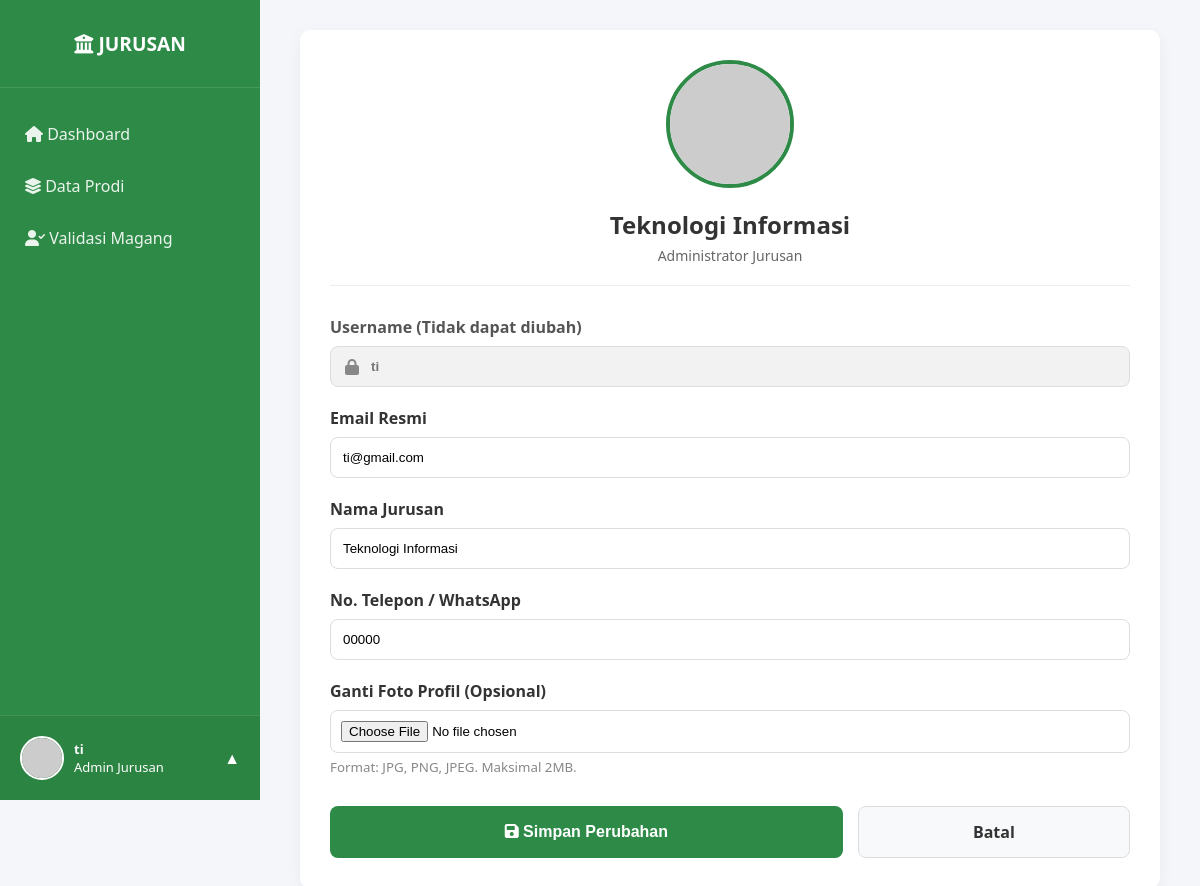
Screenshot of /jurusan/lihat_profile.php (signed in) with the database file from the repository.
### tables this page shows
CREATE TABLE `jurusan` (
  `id_jurusan` int(11) NOT NULL,
  `id_user` int(11) NOT NULL,
  `kode` varchar(20) NOT NULL,
  `nama_jurusan` varchar(150) NOT NULL,
  `keterangan` text NOT NULL
);

CREATE TABLE `users` (
  `id_user` int(11) NOT NULL,
  `username` varchar(100) NOT NULL,
  `email` varchar(150) NOT NULL,
  `password` varchar(255) NOT NULL,
  `created_at` datetime NOT NULL,
  `update_at` datetime NOT NULL,
  `roles` enum('super_admin','admin_jurusan','mahasiswa','perusahaan') NOT NULL,
  `foto` varchar(255) NOT NULL,
  `no_hp` varchar(20) NOT NULL,
  `status` enum('Pending','Verified','Rejected') NOT NULL
);

### config.php (called while the page is built, shortened)
<?php
$base_url = "http://localhost/MagangInAja/";

### jurusan/lihat_profile.php (the view, shortened to what this page needs)
<?php
require_once '../templates/header_jurusan.php';
$id_user = $_SESSION['user_id'];
$query = "SELECT j.*, u.username, u.email, u.no_hp, u.foto
          FROM jurusan j
          JOIN users u ON j.id_user = u.id_user
          WHERE u.id_user = '$id_user'";
$result = mysqli_query($conn, $query);
$data = mysqli_fetch_assoc($result);
?>
<div class="main-content">
    <div class="dashboard-card" style="max-width: 800px; margin: 0 auto; background: white; padding: 30px; border-radius: 10px; box-shadow: 0 4px 15px rgba(0,0,0,0.05);">
        <div style="text-align: center; margin-bottom: 30px; border-bottom: 1px solid #eee; padding-bottom: 20px;">
            <div style="position: relative; display: inline-block;">
                <img src="<?= $base_url; ?>img/profile_jurusan/<?= $data['foto'] ?? 'default.png'; ?>"
                     style="width: 120px; height: 120px; border-radius: 50%; object-fit: cover; border: 4px solid #2E8B47;"
                     onerror="this.src='https://ui-avatars.com/api/?name=<?= $_SESSION['username']; ?>&background=fff&color=2E8B47'">
            </div>
            <h2 style="margin: 15px 0 5px; color: #333;"><?= htmlspecialchars($data['nama_jurusan']); ?></h2>
            <p style="color: #666; margin: 0; font-size: 14px;">Administrator Jurusan</p>
        </div>
        <form action="proses_edit_profile.php" method="POST" enctype="multipart/form-data">
            <div style="margin-bottom: 20px;">
                <label style="display: block; font-weight: bold; margin-bottom: 8px; color: #555;">Username (Tidak dapat diubah)</label>
                <div style="position: relative;">
                    <i class="fas fa-lock" style="position: absolute; left: 15px; top: 13px; color: #888;"></i>
                    <input type="text" name="username" value="<?= htmlspecialchars($data['username']); ?>"
                           readonly
                           style="width: 100%; padding: 12px 12px 12px 40px; border: 1px solid #ddd; border-radius: 8px; background-color: #f2f2f2; color: #777; cursor: not-allowed; font-weight: bold; box-sizing: border-box;">
                </div>
            </div>
            <div style="margin-bottom: 20px;">
                <label style="display: block; font-weight: bold; margin-bottom: 8px; color: #333;">Email Resmi</label>
                <input type="email" name="email" value="<?= htmlspecialchars($data['email']); ?>" required
                       style="width: 100%; padding: 12px; border: 1px solid #ddd; border-radius: 8px; box-sizing: border-box;">
            </div>
            <div style="margin-bottom: 20px;">
                <label style="display: block; font-weight: bold; margin-bottom: 8px; color: #333;">Nama Jurusan</label>
                <input type="text" name="nama_jurusan" value="<?= htmlspecialchars($data['nama_jurusan']); ?>" required
                       style="width: 100%; padding: 12px; border: 1px solid #ddd; border-radius: 8px; box-sizing: border-box;">
            </div>
            <div style="margin-bottom: 20px;">
                <label style="display: block; font-weight: bold; margin-bottom: 8px; color: #333;">No. Telepon / WhatsApp</label>
                <input type="text" name="no_hp" value="<?= htmlspecialchars($data['no_hp']); ?>" required
                       style="width: 100%; padding: 12px; border: 1px solid #ddd; border-radius: 8px; box-sizing: border-box;">
            </div>
            <div style="margin-bottom: 30px;">
                <label style="display: block; font-weight: bold; margin-bottom: 8px; color: #333;">Ganti Foto Profil (Opsional)</label>
                <input type="file" name="foto_profil" accept="image/*"
                       style="width: 100%; padding: 10px; border: 1px solid #ddd; border-radius: 8px; background: #fff; box-sizing: border-box;">
                <small style="color: #888; display: block; margin-top: 5px;">Format: JPG, PNG, JPEG. Maksimal 2MB.</small>
            </div>
            <div style="display: flex; gap: 15px; flex-wrap: wrap;">
                <button type="submit" name="update"
                        style="flex: 2; padding: 14px; background: #2E8B47; color: white; border: none; border-radius: 8px; font-weight: bold; cursor: pointer; transition: 0.3s; font-size: 16px;">
                    <i class="fas fa-save"></i> Simpan Perubahan
                </button>
                <a href="../dashboard/dashboard_jurusan.php"
                   style="flex: 1; text-align: center; padding: 14px; background: #f8f9fa; color: #333; border: 1px solid #ddd; border-radius: 8px; text-decoration: none; font-weight: bold; font-size: 16px;">
                    Batal
                </a>
            </div>
        </form>
    </div>
</div>
</body>
</html>

### css/jurusan.css (style rules this page uses)
:root { --primary-color: #2E8B47; --sidebar-width: 260px; }
body { margin: 0; padding: 0; font-family: 'Segoe UI', sans-serif; background-color: #F4F6F9; }
.main-content { margin-left: var(--sidebar-width); flex: 1; padding: 30px; width: calc(100% - var(--sidebar-width)); transition: 0.3s; }

### rows the page displays
jurusan: nama_jurusan "Teknologi Informasi", username "ti", email "ti@gmail.com", no_hp "00000"

### other values shown
$_SESSION['username'] "ti"
